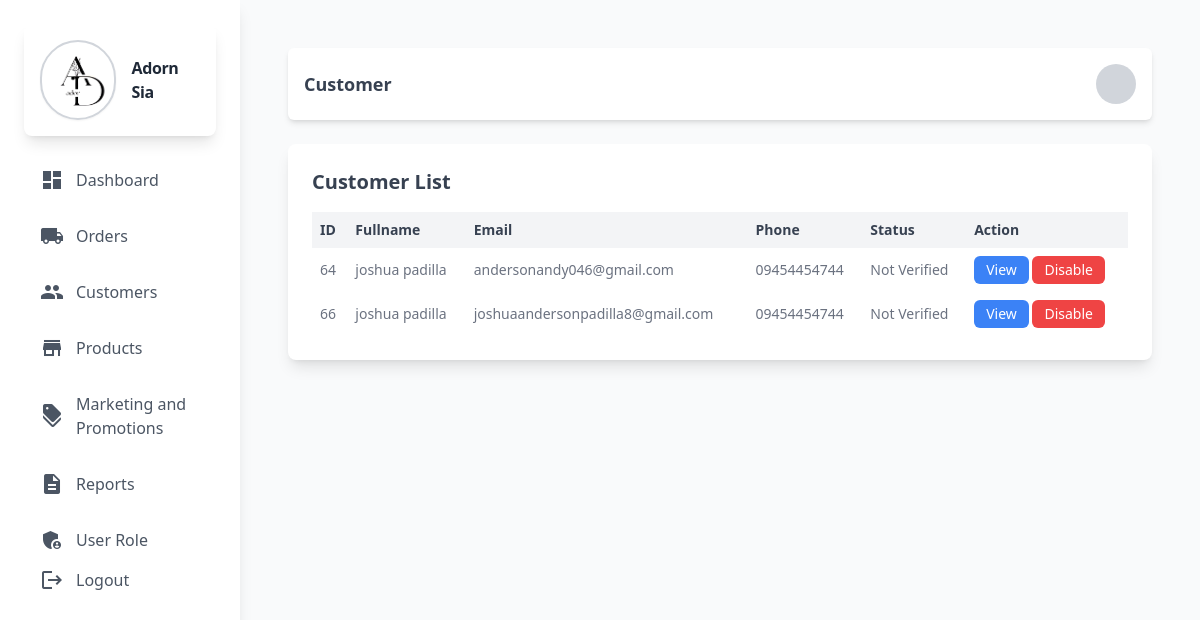
Screenshot of /admin/customer.php with the database file from the repository.
### tables this page shows
CREATE TABLE `user` (
  `user_id` int(11) NOT NULL,
  `Fullname` varchar(60) NOT NULL,
  `Email` varchar(60) NOT NULL,
  `Phone` varchar(60) NOT NULL,
  `Password` varchar(255) NOT NULL,
  `status` int(11) NOT NULL DEFAULT 0 COMMENT '0=Not Verified,1=Verified',
  `verificationKey` varchar(255) DEFAULT NULL,
  `link_expiration` datetime NOT NULL
);

### admin/backend/db.php (called while the page is built, shortened)
<?php
class db_connect
{
    public $host = db_host;
    public $user = db_user;
    public $pass = db_pass;
    public $name = db_name;
    public function connect()
    {
        try {
            $this->conn = new mysqli($this->host, $this->user, $this->pass, $this->name);
        } catch (\Throwable $th) {
            header("Location:setup.php");
        }
    }
}

### admin/backend/class.php (called while the page is built, shortened)
<?php
include ('db.php');
class global_class extends db_connect
{
    public function fetch_all_customers(){
        $query = $this->conn->prepare("SELECT * FROM `user`");
        if ($query->execute()) {
            $result = $query->get_result();
            return $result;
        }
    }
}

### admin/backend/end-points/customers_list.php (the view)
<?php
include('backend/class.php');
$db = new global_class();
$fetch_all_students = $db->fetch_all_customers();
if ($fetch_all_students): ?>
            <?php foreach ($fetch_all_students as $student):
                $status = ($student['status'] > 1) ? "Verified" : "Not Verified";
                ?>
                <tr>
                    <td class="p-2"><?php echo htmlspecialchars($student['user_id']); ?></td>
                    <td class="p-2"><?php echo htmlspecialchars($student['Fullname']); ?></td>
                    <td class="p-2"><?php echo htmlspecialchars($student['Email']); ?></td>
                    <td class="p-2"><?php echo htmlspecialchars($student['Phone']); ?></td>
                    <td class="p-2"><?= $status ?></td>
                    <td class="p-2">
                        <button class="bg-blue-500 text-white py-1 px-3 rounded-md togglerUpdateUser" data-user_id=<?=$student['user_id']?>>View</button>
                        <button class="bg-red-500 text-white py-1 px-3 rounded-md">Disable</button>
                    </td>
                </tr>
            <?php endforeach; ?>
        <?php else: ?>
            <tr>
                <td colspan="5" class="p-2">No students found.</td>
            </tr>
        <?php endif; ?>

### rows the page displays
user: user_id "64", Fullname "joshua padilla", Email "andersonandy046@gmail.com", Phone "09454454744", status "Not Verified"
user: user_id "66", Fullname "joshua padilla", Email "joshuaandersonpadilla8@gmail.com", Phone "09454454744", status "Not Verified"
